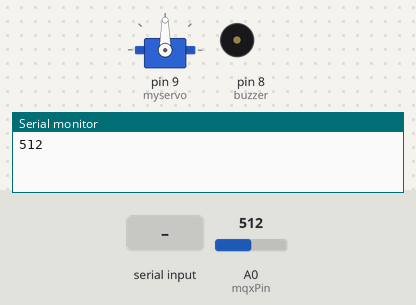
Recording of a sketch running on a simulated Arduino Uno, built with avr-gcc and run on an emulated ATmega328P. Parts: servo, buzzer (waves = sounding), the last lines printed to the serial monitor. The inputs (shaded band) are chosen by the test bench; at power-on: A0 (mqxPin) = 512.

Above: at 2.0 s.
2.1 s: "o" received over Serial
At 3.0 s:
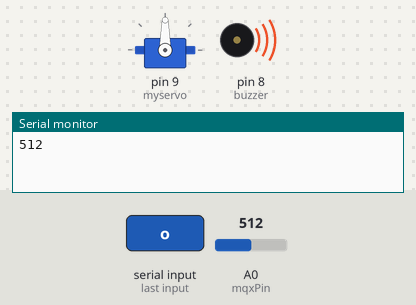
6.4 s: A0 (mqxPin) set to 198
9.9 s: A0 (mqxPin) set to 173
11.9 s: "c" received over Serial
At 12.89 s:
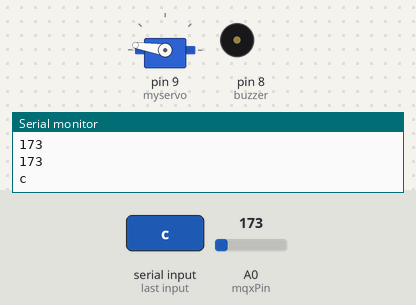
15.4 s: A0 (mqxPin) set to 200
At 19.1 s:
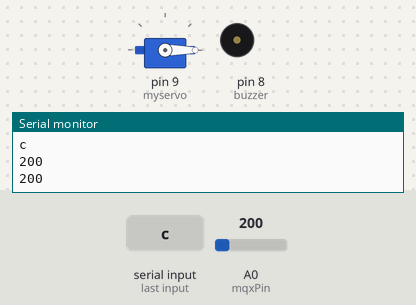
19.7 s: A0 (mqxPin) set to 180
At 20.3 s:
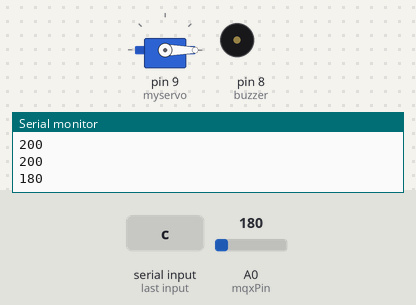
Timing chart, 0 to 22.2 s (numbered marks = the images above; inputs shaded):
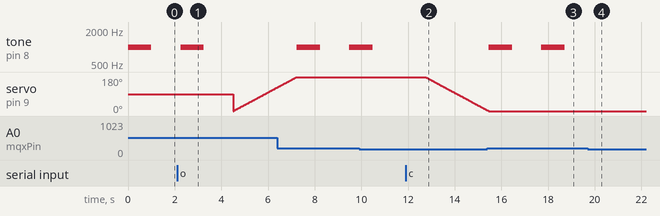

The sketch:

smart_house.ino
```cpp
#include <Servo.h>

Servo myservo;

int pos = 0;

const int mqxPin = A0;
const int buzzer = 8;


void setup()
{
   Serial.begin(9600);
   pinMode(buzzer, OUTPUT);
   myservo.attach(9);
}

void loop()
{
   if(analogRead(mqxPin) > 190){
        tone(buzzer, 1000);
        delay(1000);
        noTone(buzzer);
        delay(250);
    }
    else{
    noTone(buzzer);
    }

    Serial.println(analogRead(mqxPin));
    delay(1000);

//////////////////

  if(Serial.available())
{
  char i = Serial.read();

Serial.println(i);


    if(i == 'o')

  for (pos = 0; pos <= 180; pos += 1) {

    myservo.write(pos);
    delay(15);
  }

    if(i == 'c')

    for (pos = 180; pos >= 0; pos -= 1) {
    myservo.write(pos);
    delay(15);
  }
}
}
```

Measured:
- after the input at 2.1 s, tone on pin 8 (buzzer): goes on until 3.3 s, then stays silent
- after the input at 11.9 s, servo on pin 9 (myservo): moves from 180° to 5° over 2.6 s, starting after 0.85 s
- after the input at 15.4 s, tone on pin 8 (buzzer): alternates 1000 Hz for 1.0 s and silent for 1.3 s, starting after 0.06 s
- after the input at 19.7 s, tone on pin 8 (buzzer): stays silent (without the input it goes to 1000 Hz after 0.26 s)
